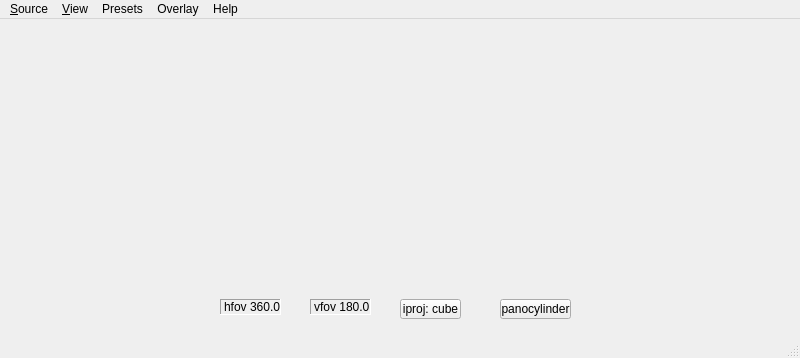
<?xml version="1.0" encoding="UTF-8"?>
<ui version="4.0">
 <class>MainWindow</class>
 <widget class="QMainWindow" name="MainWindow">
  <property name="geometry">
   <rect>
    <x>0</x>
    <y>0</y>
    <width>800</width>
    <height>358</height>
   </rect>
  </property>
  <property name="windowTitle">
   <string>Panorama</string>
  </property>
  <property name="windowIcon">
   <iconset resource="PaniniIcon.qrc">
    <normaloff>:/Icons/panini.png</normaloff>:/Icons/panini.png</iconset>
  </property>
  <widget class="QWidget" name="centralwidget">
   <widget class="QLabel" name="hfovLabel">
    <property name="geometry">
     <rect>
      <x>220</x>
      <y>280</y>
      <width>61</width>
      <height>16</height>
     </rect>
    </property>
    <property name="frameShape">
     <enum>QFrame::Panel</enum>
    </property>
    <property name="frameShadow">
     <enum>QFrame::Sunken</enum>
    </property>
    <property name="text">
     <string>hfov 360.0</string>
    </property>
   </widget>
   <widget class="QLabel" name="vfovLabel">
    <property name="enabled">
     <bool>true</bool>
    </property>
    <property name="geometry">
     <rect>
      <x>310</x>
      <y>280</y>
      <width>61</width>
      <height>16</height>
     </rect>
    </property>
    <property name="frameShape">
     <enum>QFrame::Panel</enum>
    </property>
    <property name="frameShadow">
     <enum>QFrame::Sunken</enum>
    </property>
    <property name="text">
     <string>vfov 180.0</string>
    </property>
   </widget>
   <widget class="QToolButton" name="iprojButton">
    <property name="geometry">
     <rect>
      <x>400</x>
      <y>280</y>
      <width>61</width>
      <height>20</height>
     </rect>
    </property>
    <property name="text">
     <string>iproj: cube</string>
    </property>
   </widget>
   <widget class="QToolButton" name="surfaceButton">
    <property name="geometry">
     <rect>
      <x>500</x>
      <y>280</y>
      <width>71</width>
      <height>20</height>
     </rect>
    </property>
    <property name="sizePolicy">
     <sizepolicy hsizetype="Preferred" vsizetype="Preferred">
      <horstretch>0</horstretch>
      <verstretch>0</verstretch>
     </sizepolicy>
    </property>
    <property name="text">
     <string>panocylinder</string>
    </property>
   </widget>
  </widget>
  <widget class="QMenuBar" name="menubar">
   <property name="geometry">
    <rect>
     <x>0</x>
     <y>0</y>
     <width>800</width>
     <height>23</height>
    </rect>
   </property>
   <widget class="QMenu" name="menu_View">
    <property name="title">
     <string>&amp;View</string>
    </property>
    <addaction name="actionPan_Right"/>
    <addaction name="actionPan_Left"/>
    <addaction name="actionTilt_Up"/>
    <addaction name="actionTilt_Down"/>
    <addaction name="actionRoll_Right"/>
    <addaction name="actionRoll_Left"/>
    <addaction name="actionZoom_In"/>
    <addaction name="actionZoom_Out"/>
    <addaction name="separator"/>
    <addaction name="actionEye_In"/>
    <addaction name="actionEye_Out"/>
    <addaction name="actionEye_right"/>
    <addaction name="actionEye_left"/>
    <addaction name="actionEye_up"/>
    <addaction name="actionEye_down"/>
    <addaction name="separator"/>
    <addaction name="actionHFovUp"/>
    <addaction name="actionHFovDn"/>
    <addaction name="actionVFovUp"/>
    <addaction name="actionVFovDn"/>
    <addaction name="separator"/>
    <addaction name="actionSave_as"/>
   </widget>
   <widget class="QMenu" name="menuLoad">
    <property name="title">
     <string>&amp;Source</string>
    </property>
    <addaction name="actionRectilinear"/>
    <addaction name="actionFisheye"/>
    <addaction name="actionSpherical"/>
    <addaction name="actionCylindrical"/>
    <addaction name="actionEquirectangular"/>
    <addaction name="actionStereographic"/>
    <addaction name="actionMercator"/>
    <addaction name="actionCube_faces"/>
    <addaction name="actionQTVR"/>
    <addaction name="actionPT_script"/>
    <addaction name="actionNone_wire_model"/>
    <addaction name="separator"/>
    <addaction name="actionQuit"/>
   </widget>
   <widget class="QMenu" name="menuHelp">
    <property name="title">
     <string>Help</string>
    </property>
    <addaction name="actionAbout_pvQt"/>
    <addaction name="actionMouse_modes"/>
   </widget>
   <widget class="QMenu" name="menuPresets">
    <property name="title">
     <string>Presets</string>
    </property>
    <addaction name="actionLinear_proj"/>
    <addaction name="actionPanini_proj"/>
    <addaction name="actionOrtho_proj"/>
    <addaction name="actionSuper_wide"/>
    <addaction name="separator"/>
    <addaction name="action_Home"/>
    <addaction name="actionHome_Eye_X_Y"/>
    <addaction name="actionReset"/>
    <addaction name="separator"/>
    <addaction name="action90_deg_CW"/>
    <addaction name="actionReset_turn"/>
    <addaction name="actionCube_limit"/>
    <addaction name="actionRecenter_mode"/>
   </widget>
   <widget class="QMenu" name="menuOverlay">
    <property name="title">
     <string>Overlay</string>
    </property>
    <addaction name="actionLoad_overlay"/>
    <addaction name="actionRemove"/>
    <addaction name="actionShow_Hide"/>
    <addaction name="actionFade"/>
   </widget>
   <addaction name="menuLoad"/>
   <addaction name="menu_View"/>
   <addaction name="menuPresets"/>
   <addaction name="menuOverlay"/>
   <addaction name="menuHelp"/>
  </widget>
  <widget class="QStatusBar" name="statusbar"/>
  <action name="action_Home">
   <property name="text">
    <string>Home Y,P,R</string>
   </property>
   <property name="shortcut">
    <string>Home</string>
   </property>
  </action>
  <action name="actionZoom_In">
   <property name="text">
    <string>Zoom &amp;in</string>
   </property>
   <property name="shortcut">
    <string>Ctrl+Up</string>
   </property>
  </action>
  <action name="actionZoom_Out">
   <property name="text">
    <string>Zoom &amp;out</string>
   </property>
   <property name="shortcut">
    <string>Ctrl+Down</string>
   </property>
  </action>
  <action name="actionPan_Left">
   <property name="text">
    <string>Yaw &amp;left</string>
   </property>
   <property name="shortcut">
    <string>Left</string>
   </property>
  </action>
  <action name="actionPan_Right">
   <property name="text">
    <string>Yaw &amp;right</string>
   </property>
   <property name="shortcut">
    <string>Right</string>
   </property>
  </action>
  <action name="actionTilt_Up">
   <property name="text">
    <string>Pitch &amp;up</string>
   </property>
   <property name="shortcut">
    <string>Up</string>
   </property>
  </action>
  <action name="actionTilt_Down">
   <property name="text">
    <string>Pitch &amp;down</string>
   </property>
   <property name="shortcut">
    <string>Down</string>
   </property>
  </action>
  <action name="actionEye_In">
   <property name="text">
    <string>Eye &amp;near</string>
   </property>
   <property name="shortcut">
    <string>Ctrl+Right</string>
   </property>
  </action>
  <action name="actionEye_Out">
   <property name="text">
    <string>Eye &amp;far</string>
   </property>
   <property name="shortcut">
    <string>Ctrl+Left</string>
   </property>
  </action>
  <action name="actionFullFrame">
   <property name="text">
    <string>Fullframe</string>
   </property>
   <property name="shortcut">
    <string>PgDown</string>
   </property>
  </action>
  <action name="action_SuperFish">
   <property name="text">
    <string>SuperFish</string>
   </property>
   <property name="shortcut">
    <string>PgUp</string>
   </property>
  </action>
  <action name="actionReset">
   <property name="text">
    <string>Home all</string>
   </property>
   <property name="shortcut">
    <string>End</string>
   </property>
  </action>
  <action name="actionRectilinear">
   <property name="text">
    <string>rectilinear</string>
   </property>
  </action>
  <action name="actionFisheye">
   <property name="text">
    <string>fisheye</string>
   </property>
  </action>
  <action name="actionCylindrical">
   <property name="text">
    <string>cylindrical</string>
   </property>
  </action>
  <action name="actionEquirectangular">
   <property name="text">
    <string>equirectangular</string>
   </property>
  </action>
  <action name="actionCube_faces">
   <property name="text">
    <string>cube faces</string>
   </property>
  </action>
  <action name="actionQuit">
   <property name="text">
    <string>Quit</string>
   </property>
  </action>
  <action name="actionQTVR">
   <property name="text">
    <string>QTVR</string>
   </property>
  </action>
  <action name="actionPT_script">
   <property name="text">
    <string>PT script</string>
   </property>
  </action>
  <action name="actionAbout_pvQt">
   <property name="text">
    <string>About...</string>
   </property>
  </action>
  <action name="actionPanini_proj">
   <property name="text">
    <string>Panini proj</string>
   </property>
   <property name="shortcut">
    <string>P</string>
   </property>
  </action>
  <action name="actionSuper_wide">
   <property name="text">
    <string>Super fish</string>
   </property>
   <property name="shortcut">
    <string>S</string>
   </property>
  </action>
  <action name="action90_deg_CW">
   <property name="text">
    <string>Turn image...</string>
   </property>
   <property name="toolTip">
    <string>Turn image on panosurface</string>
   </property>
   <property name="shortcut">
    <string>T</string>
   </property>
  </action>
  <action name="actionSpherical">
   <property name="text">
    <string>spherical</string>
   </property>
  </action>
  <action name="actionStereographic">
   <property name="text">
    <string>stereographic</string>
   </property>
  </action>
  <action name="actionMercator">
   <property name="text">
    <string>mercator</string>
   </property>
  </action>
  <action name="actionHFovUp">
   <property name="text">
    <string>Frame right</string>
   </property>
   <property name="shortcut">
    <string>Shift+Right</string>
   </property>
  </action>
  <action name="actionHFovDn">
   <property name="text">
    <string>Frame left</string>
   </property>
   <property name="shortcut">
    <string>Shift+Left</string>
   </property>
  </action>
  <action name="actionVFovUp">
   <property name="text">
    <string>Frame up</string>
   </property>
   <property name="shortcut">
    <string>Shift+Up</string>
   </property>
  </action>
  <action name="actionVFovDn">
   <property name="text">
    <string>Frame down</string>
   </property>
   <property name="shortcut">
    <string>Shift+Down</string>
   </property>
  </action>
  <action name="actionSave_as">
   <property name="text">
    <string>Save as...</string>
   </property>
   <property name="shortcut">
    <string>Ctrl+S</string>
   </property>
  </action>
  <action name="actionNext_iProj">
   <property name="text">
    <string>Next iProj</string>
   </property>
   <property name="shortcut">
    <string>Shift+PgUp</string>
   </property>
  </action>
  <action name="actionPrev_iProj">
   <property name="text">
    <string>Prev iProj</string>
   </property>
   <property name="shortcut">
    <string>Shift+PgDown</string>
   </property>
  </action>
  <action name="actionMouse_modes">
   <property name="text">
    <string>Mouse modes...</string>
   </property>
  </action>
  <action name="actionRoll_Right">
   <property name="text">
    <string>Roll CW</string>
   </property>
   <property name="shortcut">
    <string>Ctrl+Alt+Right</string>
   </property>
  </action>
  <action name="actionRoll_Left">
   <property name="text">
    <string>Roll CCW</string>
   </property>
   <property name="shortcut">
    <string>Ctrl+Alt+Left</string>
   </property>
  </action>
  <action name="actionPanosphere">
   <property name="checkable">
    <bool>true</bool>
   </property>
   <property name="checked">
    <bool>true</bool>
   </property>
   <property name="enabled">
    <bool>false</bool>
   </property>
   <property name="text">
    <string>panosphere</string>
   </property>
   <property name="toolTip">
    <string>project on sphere</string>
   </property>
  </action>
  <action name="actionPanocylinder">
   <property name="checkable">
    <bool>true</bool>
   </property>
   <property name="enabled">
    <bool>false</bool>
   </property>
   <property name="text">
    <string>panocylinder</string>
   </property>
   <property name="toolTip">
    <string>project on cylinder</string>
   </property>
  </action>
  <action name="actionHome_Eye_X_Y">
   <property name="text">
    <string>Home Eye, Frame</string>
   </property>
   <property name="shortcut">
    <string>Shift+Home</string>
   </property>
  </action>
  <action name="actionLinear_proj">
   <property name="text">
    <string>Linear proj</string>
   </property>
   <property name="shortcut">
    <string>L</string>
   </property>
  </action>
  <action name="actionOrtho_proj">
   <property name="text">
    <string>Ortho proj</string>
   </property>
   <property name="shortcut">
    <string>O</string>
   </property>
  </action>
  <action name="actionNone_wire_model">
   <property name="text">
    <string>none (wire model)</string>
   </property>
  </action>
  <action name="actionReset_turn">
   <property name="text">
    <string>Reset turn</string>
   </property>
   <property name="shortcut">
    <string>Alt+End</string>
   </property>
  </action>
  <action name="actionCube_limit">
   <property name="enabled">
    <bool>false</bool>
   </property>
   <property name="text">
    <string>Mac cube size...</string>
   </property>
   <property name="toolTip">
    <string>Cube face size limit for Mac OSX</string>
   </property>
   <property name="autoRepeat">
    <bool>false</bool>
   </property>
  </action>
  <action name="actionLoad_overlay">
   <property name="text">
    <string>Load image...</string>
   </property>
  </action>
  <action name="actionShow_Hide">
   <property name="text">
    <string>Show/Hide</string>
   </property>
   <property name="shortcut">
    <string>V</string>
   </property>
  </action>
  <action name="actionHide">
   <property name="text">
    <string>Hide</string>
   </property>
  </action>
  <action name="actionFade">
   <property name="text">
    <string>Fade</string>
   </property>
   <property name="shortcut">
    <string>Ctrl+V</string>
   </property>
  </action>
  <action name="actionRemove">
   <property name="text">
    <string>Remove</string>
   </property>
  </action>
  <action name="actionRecenter_mode">
   <property name="checkable">
    <bool>true</bool>
   </property>
   <property name="text">
    <string>Recenter mode</string>
   </property>
   <property name="shortcut">
    <string>Ctrl+R</string>
   </property>
  </action>
  <action name="actionEye_right">
   <property name="text">
    <string>Eye right</string>
   </property>
   <property name="shortcut">
    <string>Alt+Right</string>
   </property>
  </action>
  <action name="actionEye_left">
   <property name="text">
    <string>Eye left</string>
   </property>
   <property name="shortcut">
    <string>Alt+Left</string>
   </property>
  </action>
  <action name="actionEye_up">
   <property name="text">
    <string>Eye up</string>
   </property>
   <property name="shortcut">
    <string>Alt+Up</string>
   </property>
  </action>
  <action name="actionEye_down">
   <property name="text">
    <string>Eye down</string>
   </property>
   <property name="shortcut">
    <string>Alt+Down</string>
   </property>
  </action>
 </widget>
 <resources>
  <include location="PaniniIcon.qrc"/>
 </resources>
 <connections/>
</ui>
